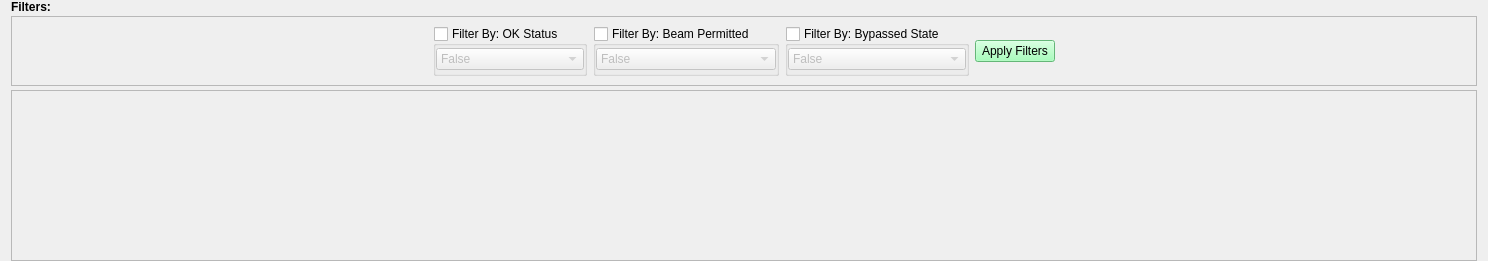
<?xml version="1.0" encoding="UTF-8"?>
<ui version="4.0">
 <class>ff_form</class>
 <widget class="QWidget" name="ff_form">
  <property name="geometry">
   <rect>
    <x>0</x>
    <y>0</y>
    <width>1488</width>
    <height>261</height>
   </rect>
  </property>
  <property name="windowTitle">
   <string>Fast Faults</string>
  </property>
  <layout class="QVBoxLayout" name="verticalLayout" stretch="0,0,0,1">
   <property name="spacing">
    <number>2</number>
   </property>
   <property name="topMargin">
    <number>0</number>
   </property>
   <property name="bottomMargin">
    <number>0</number>
   </property>
   <item>
    <widget class="QLabel" name="label_11">
     <property name="font">
      <font>
       <weight>75</weight>
       <bold>true</bold>
      </font>
     </property>
     <property name="text">
      <string>Filters:</string>
     </property>
    </widget>
   </item>
   <item>
    <widget class="QFrame" name="ff_frame_filters">
     <property name="maximumSize">
      <size>
       <width>16777215</width>
       <height>70</height>
      </size>
     </property>
     <property name="frameShape">
      <enum>QFrame::StyledPanel</enum>
     </property>
     <property name="frameShadow">
      <enum>QFrame::Raised</enum>
     </property>
     <layout class="QHBoxLayout" name="horizontalLayout_8">
      <item>
       <spacer name="horizontalSpacer_2">
        <property name="orientation">
         <enum>Qt::Horizontal</enum>
        </property>
        <property name="sizeHint" stdset="0">
         <size>
          <width>40</width>
          <height>20</height>
         </size>
        </property>
       </spacer>
      </item>
      <item>
       <widget class="QGroupBox" name="ff_filter_gb_ok">
        <property name="title">
         <string>Filter By: OK Status</string>
        </property>
        <property name="checkable">
         <bool>true</bool>
        </property>
        <property name="checked">
         <bool>false</bool>
        </property>
        <layout class="QHBoxLayout" name="horizontalLayout_4">
         <property name="spacing">
          <number>0</number>
         </property>
         <property name="leftMargin">
          <number>0</number>
         </property>
         <property name="topMargin">
          <number>0</number>
         </property>
         <property name="rightMargin">
          <number>0</number>
         </property>
         <property name="bottomMargin">
          <number>0</number>
         </property>
         <item>
          <widget class="QComboBox" name="ff_filter_cb_ok">
           <item>
            <property name="text">
             <string>False</string>
            </property>
           </item>
           <item>
            <property name="text">
             <string>True</string>
            </property>
           </item>
          </widget>
         </item>
        </layout>
       </widget>
      </item>
      <item>
       <widget class="QGroupBox" name="ff_filter_gb_beampermitted">
        <property name="title">
         <string>Filter By: Beam Permitted</string>
        </property>
        <property name="checkable">
         <bool>true</bool>
        </property>
        <property name="checked">
         <bool>false</bool>
        </property>
        <layout class="QHBoxLayout" name="horizontalLayout_5">
         <property name="spacing">
          <number>0</number>
         </property>
         <property name="leftMargin">
          <number>0</number>
         </property>
         <property name="topMargin">
          <number>0</number>
         </property>
         <property name="rightMargin">
          <number>0</number>
         </property>
         <property name="bottomMargin">
          <number>0</number>
         </property>
         <item>
          <widget class="QComboBox" name="ff_filter_cb_beampermitted">
           <item>
            <property name="text">
             <string>False</string>
            </property>
           </item>
           <item>
            <property name="text">
             <string>True</string>
            </property>
           </item>
          </widget>
         </item>
        </layout>
       </widget>
      </item>
      <item>
       <widget class="QGroupBox" name="ff_filter_gb_bypassed">
        <property name="title">
         <string>Filter By: Bypassed State</string>
        </property>
        <property name="checkable">
         <bool>true</bool>
        </property>
        <property name="checked">
         <bool>false</bool>
        </property>
        <layout class="QHBoxLayout" name="horizontalLayout_7">
         <property name="spacing">
          <number>0</number>
         </property>
         <property name="leftMargin">
          <number>0</number>
         </property>
         <property name="topMargin">
          <number>0</number>
         </property>
         <property name="rightMargin">
          <number>0</number>
         </property>
         <property name="bottomMargin">
          <number>0</number>
         </property>
         <item>
          <widget class="QComboBox" name="ff_filter_cb_bypassed">
           <item>
            <property name="text">
             <string>False</string>
            </property>
           </item>
           <item>
            <property name="text">
             <string>True</string>
            </property>
           </item>
          </widget>
         </item>
        </layout>
       </widget>
      </item>
      <item>
       <layout class="QVBoxLayout" name="verticalLayout_2" stretch="1,0,1">
        <property name="spacing">
         <number>0</number>
        </property>
        <item>
         <spacer name="verticalSpacer">
          <property name="orientation">
           <enum>Qt::Vertical</enum>
          </property>
          <property name="sizeHint" stdset="0">
           <size>
            <width>20</width>
            <height>40</height>
           </size>
          </property>
         </spacer>
        </item>
        <item>
         <widget class="QPushButton" name="btn_apply_filters">
          <property name="styleSheet">
           <string notr="true">background-color: rgb(141, 255, 168);</string>
          </property>
          <property name="text">
           <string>Apply Filters</string>
          </property>
         </widget>
        </item>
        <item>
         <spacer name="verticalSpacer_2">
          <property name="orientation">
           <enum>Qt::Vertical</enum>
          </property>
          <property name="sizeHint" stdset="0">
           <size>
            <width>20</width>
            <height>40</height>
           </size>
          </property>
         </spacer>
        </item>
       </layout>
      </item>
      <item>
       <spacer name="horizontalSpacer_3">
        <property name="orientation">
         <enum>Qt::Horizontal</enum>
        </property>
        <property name="sizeHint" stdset="0">
         <size>
          <width>40</width>
          <height>20</height>
         </size>
        </property>
       </spacer>
      </item>
     </layout>
    </widget>
   </item>
   <item>
    <widget class="PyDMEmbeddedDisplay" name="PyDMEmbeddedDisplay">
     <property name="sizePolicy">
      <sizepolicy hsizetype="Minimum" vsizetype="Minimum">
       <horstretch>0</horstretch>
       <verstretch>0</verstretch>
      </sizepolicy>
     </property>
     <property name="maximumSize">
      <size>
       <width>16777215</width>
       <height>45</height>
      </size>
     </property>
     <property name="toolTip">
      <string/>
     </property>
     <property name="frameShape">
      <enum>QFrame::NoFrame</enum>
     </property>
     <property name="lineWidth">
      <number>0</number>
     </property>
     <property name="filename" stdset="0">
      <string>templates/fastfaults_header.ui</string>
     </property>
     <property name="disconnectWhenHidden" stdset="0">
      <bool>false</bool>
     </property>
    </widget>
   </item>
   <item>
    <widget class="QScrollArea" name="scrollArea">
     <property name="frameShadow">
      <enum>QFrame::Plain</enum>
     </property>
     <property name="widgetResizable">
      <bool>true</bool>
     </property>
     <property name="alignment">
      <set>Qt::AlignLeading|Qt::AlignLeft|Qt::AlignTop</set>
     </property>
     <widget class="QWidget" name="fastfaults_content">
      <property name="geometry">
       <rect>
        <x>0</x>
        <y>0</y>
        <width>1468</width>
        <height>122</height>
       </rect>
      </property>
      <layout class="QVBoxLayout" name="verticalLayout_5">
       <property name="spacing">
        <number>0</number>
       </property>
       <property name="leftMargin">
        <number>0</number>
       </property>
       <property name="topMargin">
        <number>0</number>
       </property>
       <property name="rightMargin">
        <number>0</number>
       </property>
       <property name="bottomMargin">
        <number>0</number>
       </property>
      </layout>
     </widget>
    </widget>
   </item>
  </layout>
 </widget>
 <customwidgets>
  <customwidget>
   <class>PyDMEmbeddedDisplay</class>
   <extends>QFrame</extends>
   <header>pydm.widgets.embedded_display</header>
  </customwidget>
 </customwidgets>
 <resources/>
 <connections/>
</ui>
